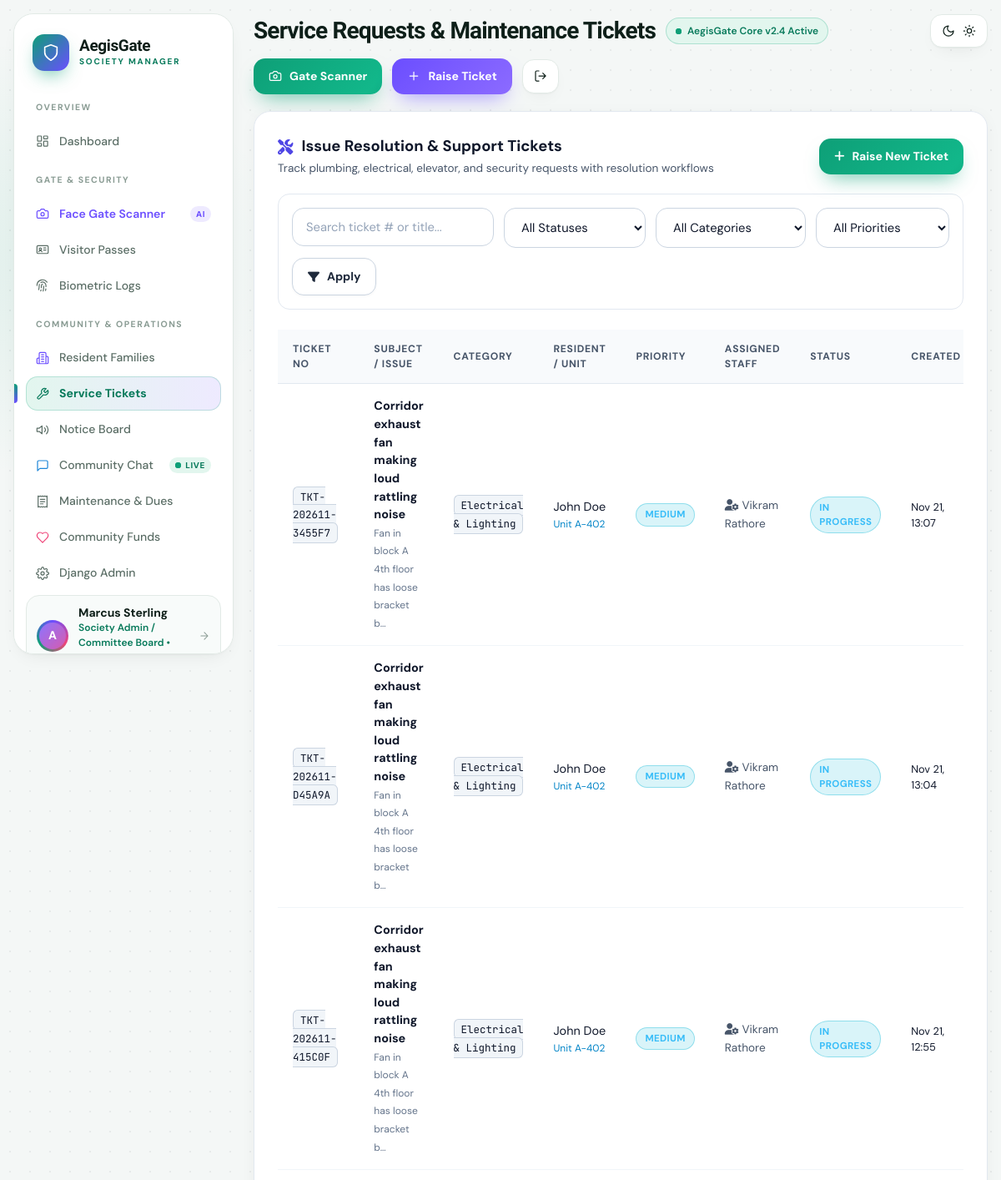
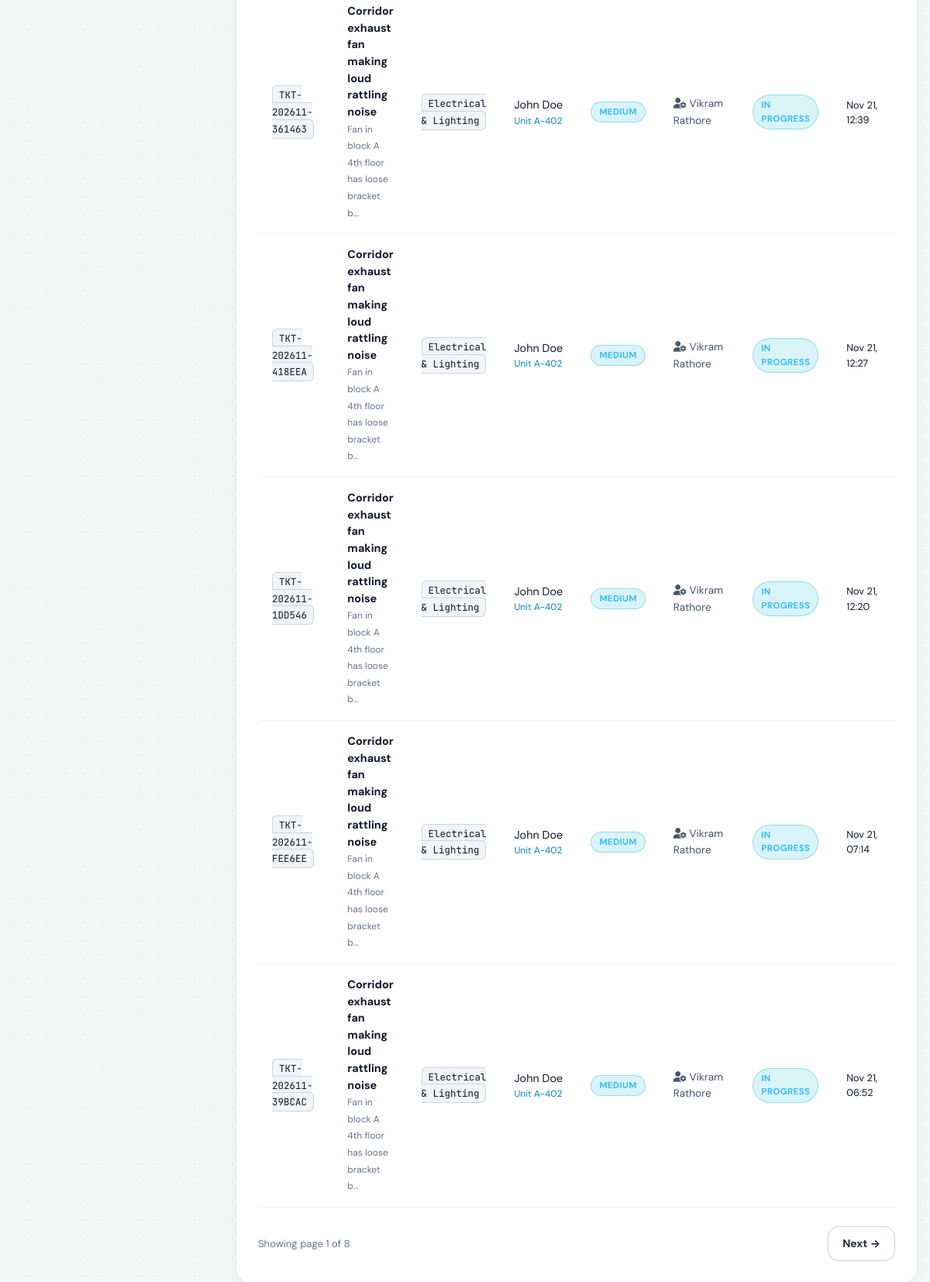
The app's page /tickets/ (signed in), older data (2 pictures, top to bottom).
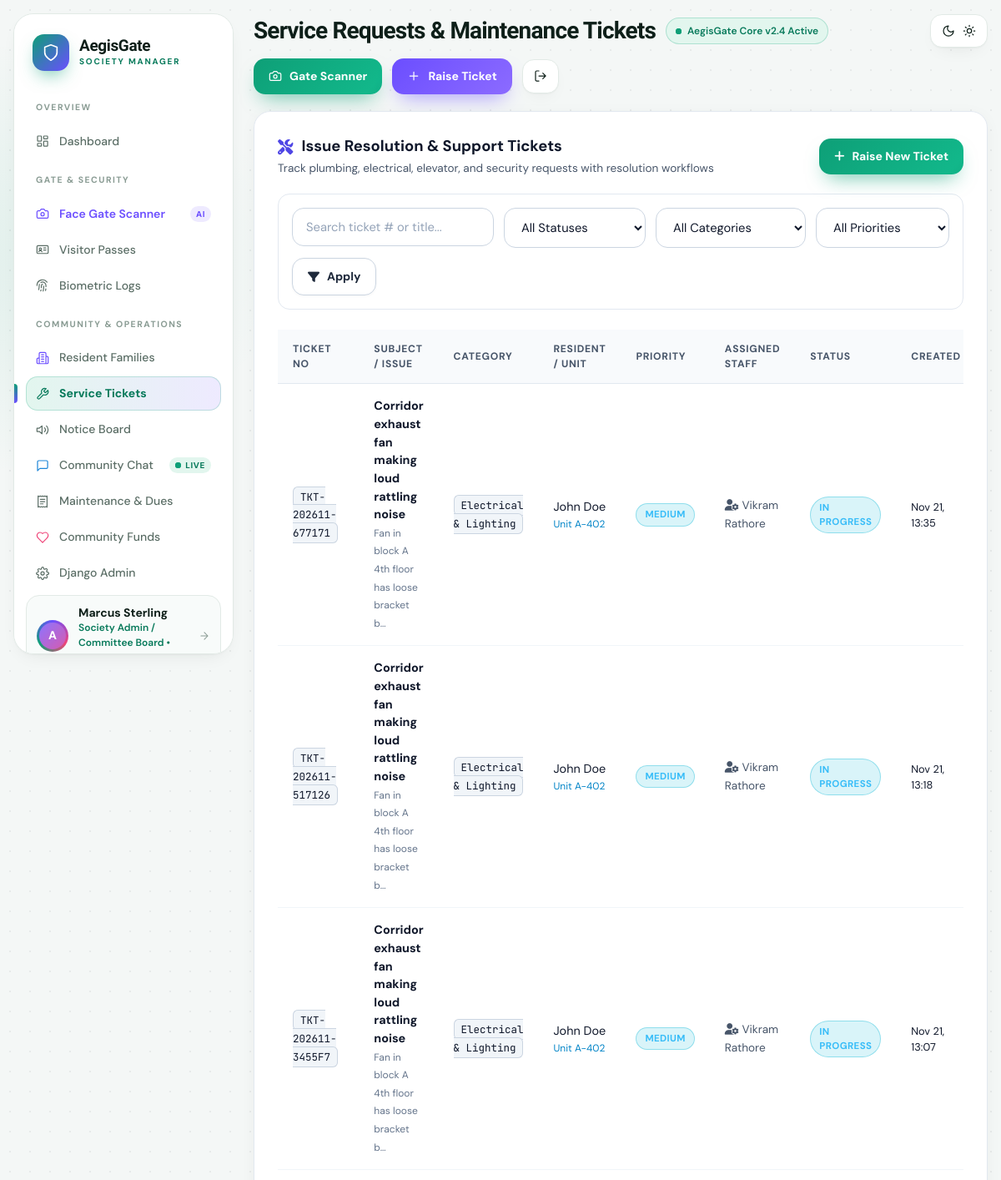
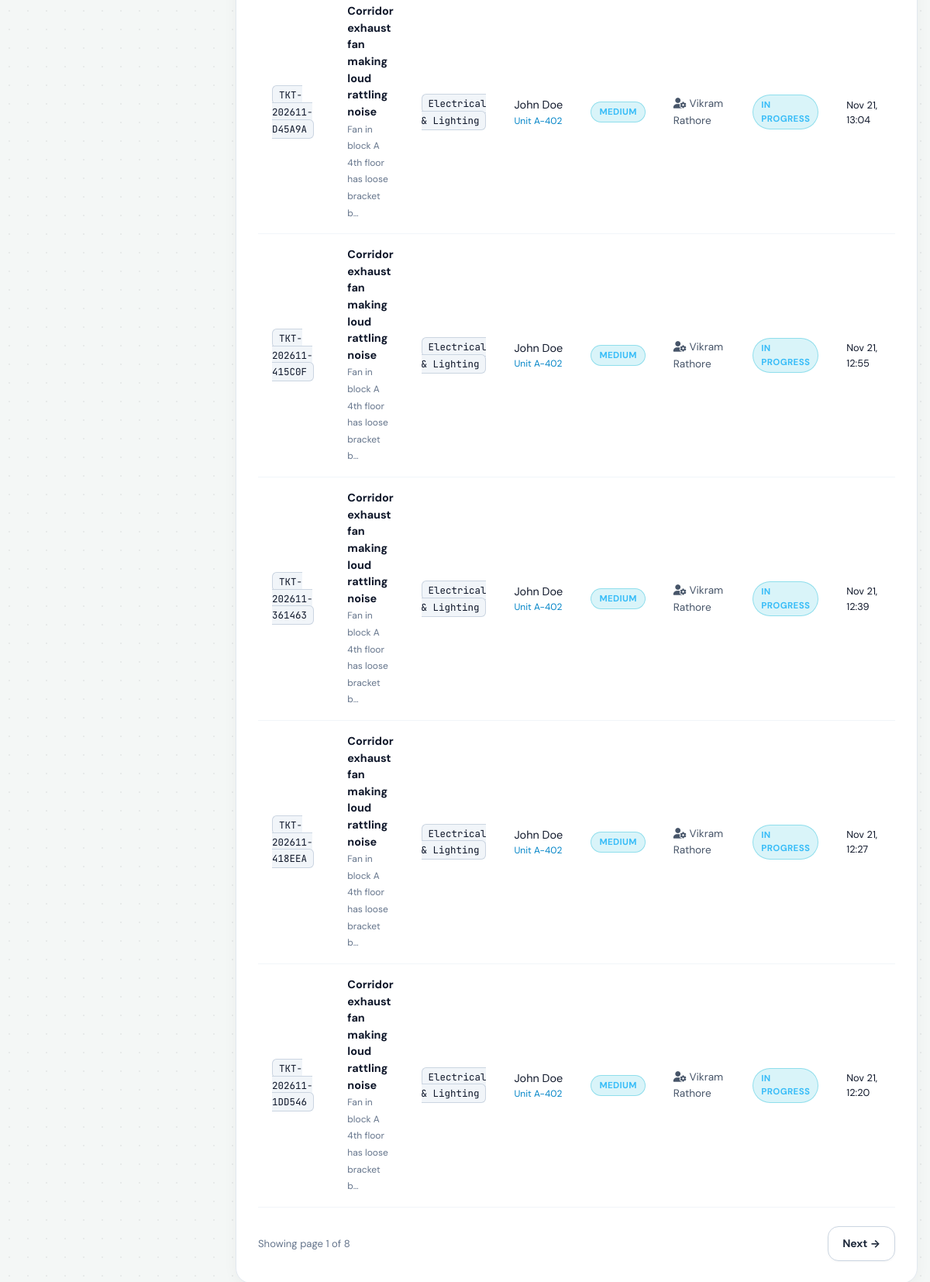
The same page, newer data (2 pictures, top to bottom).
### society_app/models.py (models this page shows, shortened)
class ComplaintTicket(models.Model):
    CATEGORY_CHOICES = (
        ('PLUMBING', 'Plumbing & Water Supply'),
        ('ELECTRICAL', 'Electrical & Lighting'),
        ('ELEVATOR', 'Lift & Elevator'),
        ('SECURITY', 'Security & Parking'),
        ('CLEANLINESS', 'Sanitation & Housekeeping'),
        ('NOISE', 'Noise & Disturbance'),
        ('OTHER', 'General Maintenance'),
    )
    PRIORITY_CHOICES = (
        ('LOW', 'Low'),
        ('MEDIUM', 'Medium'),
        ('HIGH', 'High'),
        ('URGENT', 'Urgent Emergency'),
    )
    STATUS_CHOICES = (
        ('OPEN', 'Open'),
        ('IN_PROGRESS', 'In Progress'),
        ('RESOLVED', 'Resolved'),
        ('CLOSED', 'Closed'),
    )
    ticket_number = models.CharField(max_length=30, unique=True, editable=False)
    resident = models.ForeignKey(settings.AUTH_USER_MODEL, on_delete=models.CASCADE, related_name='complaints')
    title = models.CharField(max_length=200)
    description = models.TextField()
    category = models.CharField(max_length=30, choices=CATEGORY_CHOICES, default='OTHER')
    priority = models.CharField(max_length=20, choices=PRIORITY_CHOICES, default='MEDIUM')
    status = models.CharField(max_length=20, choices=STATUS_CHOICES, default='OPEN')
    attachment = models.ImageField(upload_to='complaints/', blank=True, null=True)
    assigned_staff = models.ForeignKey(
        settings.AUTH_USER_MODEL, on_delete=models.SET_NULL, null=True, blank=True, related_name='assigned_tasks'
    )
    resolution_notes = models.TextField(blank=True, default='')
    created_at = models.DateTimeField(auto_now_add=True)
    resolved_at = models.DateTimeField(blank=True, null=True)
    class Meta:
        ordering = ['-created_at']

class User(AbstractUser):
    ROLE_CHOICES = (
        ('ADMIN', 'Society Admin / Committee Board'),
        ('STAFF', 'Security Gate Officer / Facility Staff'),
        ('RESIDENT', 'Resident Member'),
    )
    role = models.CharField(max_length=20, choices=ROLE_CHOICES, default='RESIDENT')
    phone_number = models.CharField(max_length=20, blank=True)
    flat_number = models.CharField(max_length=20, blank=True, help_text="e.g. A-402")
    block_tower = models.CharField(max_length=50, blank=True, help_text="e.g. Tower 1 / Emerald Block")
    family_members_count = models.PositiveIntegerField(
        default=1,
        blank=True,
        null=True,
        help_text="Total number of family members residing in this unit"
    )
    family_details = models.TextField(
        blank=True,
        default='',
        help_text="Family members description with names and ages (e.g. Jane Doe - Age 34, Tommy Doe - Age 8)"
    )
    lives_here = models.BooleanField(
        default=True,
        help_text="Specifies whether staff/resident lives on premises"
    )
    avatar = models.ImageField(upload_to='avatars/', blank=True, null=True)
    face_photo = models.ImageField(upload_to='face_profiles/', blank=True, null=True, help_text="Reference face photo for gate recognition")
    face_encoding = models.TextField(blank=True, null=True, help_text="Serialized facial feature descriptor")
    vehicle_number = models.CharField(max_length=30, blank=True, help_text="e.g. KA-01-MJ-4521")
    emergency_contact = models.CharField(max_length=50, blank=True)
    is_verified_resident = models.BooleanField(default=True)
    google_id = models.CharField(max_length=150, blank=True, null=True, help_text="Google OAuth UID/Sub")
    google_avatar_url = models.URLField(max_length=500, blank=True, null=True)
    is_google_verified = models.BooleanField(default=False)
    @property
    def is_admin_role(self):
        return self.role == 'ADMIN' or self.is_superuser

### society_app/views.py (the view)
# urls.py: path('tickets/', views.ticket_list_view, name='ticket_list'),
@login_required
def ticket_list_view(request):
    user = request.user
    status_filter = request.GET.get('status')
    category_filter = request.GET.get('category')
    priority_filter = request.GET.get('priority')
    search = request.GET.get('q')
    if user.is_admin_role or user.is_staff_role:
        tickets = ComplaintTicket.objects.all()
    else:
        tickets = ComplaintTicket.objects.filter(resident=user)
    if status_filter:
        tickets = tickets.filter(status=status_filter)
    if category_filter:
        tickets = tickets.filter(category=category_filter)
    if priority_filter:
        tickets = tickets.filter(priority=priority_filter)
    if search:
        tickets = tickets.filter(Q(title__icontains=search) | Q(ticket_number__icontains=search) | Q(description__icontains=search))
    paginator = Paginator(tickets, 8)
    page_number = request.GET.get('page')
    page_obj = paginator.get_page(page_number)
    return render(request, 'tickets/list.html', {
        'page_obj': page_obj,
        'status_filter': status_filter,
        'category_filter': category_filter,
        'priority_filter': priority_filter,
        'search': search,
        'categories': ComplaintTicket.CATEGORY_CHOICES,
        'priorities': ComplaintTicket.PRIORITY_CHOICES,
        'statuses': ComplaintTicket.STATUS_CHOICES,
    })

### society_app/context_processors.py (called while the page is built)
def google_auth_settings(request):
    return {
        'GOOGLE_CLIENT_ID': getattr(settings, 'GOOGLE_CLIENT_ID', ''),
        'google_verified_user': request.session.get('google_user'),
    }

### templates/tickets/list.html (shortened to what the changed rows need)
{% extends 'base.html' %}
{% block page_title %}Service Requests & Maintenance Tickets{% endblock %}
{% block content %}
<div class="glass-panel" style="padding: 28px;">
  <div class="table-responsive">
    <table class="glass-table">
      <thead>
        <tr>
          <th>Ticket No</th>
          <th>Subject / Issue</th>
          <th>Category</th>
          <th>Resident / Unit</th>
          <th>Priority</th>
          <th>Assigned Staff</th>
          <th>Status</th>
          <th>Created</th>
        </tr>
      </thead>
      <tbody>
        {% for t in page_obj %}
        <tr>
          <td>
            <a href="{% url 'ticket_detail' t.id %}" class="badge-code" style="color: var(--accent-cyan); text-decoration: none;">
              {{ t.ticket_number }}
            </a>
          </td>
          <td>
            <div style="font-weight: 700;">{{ t.title }}</div>
            <small style="color: var(--text-dim);">{{ t.description|truncatechars:45 }}</small>
          </td>
          <td><span class="badge-code">{{ t.get_category_display }}</span></td>
          <td>
            {{ t.resident.get_full_name|default:t.resident.username }}
            {% if t.resident.flat_number %}
            <div style="font-size: 0.75rem; color: var(--accent-cyan);">Unit {{ t.resident.flat_number }}</div>
            {% endif %}
          </td>
          <td>
            <span class="badge {% if t.priority == 'URGENT' %}badge-urgent{% elif t.priority == 'HIGH' %}badge-open{% else %}badge-progress{% endif %}">
              {{ t.get_priority_display }}
            </span>
          </td>
          <td>
            {% if t.assigned_staff %}
              <span style="font-size: 0.85rem; color: var(--text-muted);"><i class="fa-solid fa-user-gear"></i> {{ t.assigned_staff.get_full_name|default:t.assigned_staff.username }}</span>
            {% else %}
              <span style="color: var(--text-dim); font-size: 0.8rem;">Unassigned</span>
            {% endif %}
          </td>
          <td>
            <span class="badge {% if t.status == 'RESOLVED' or t.status == 'CLOSED' %}badge-resolved{% elif t.status == 'IN_PROGRESS' %}badge-progress{% else %}badge-open{% endif %}">
              {{ t.get_status_display }}
            </span>
          </td>
          <td style="color: var(--text-dim); font-size: 0.8rem;">{{ t.created_at|date:"M d, H:i" }}</td>
        </tr>
        {% empty %}
        <tr>
          <td colspan="9" style="text-align: center; color: var(--text-dim); padding: 36px 0;">
            No tickets match your filter criteria.
          </td>
        </tr>
        {% endfor %}
      </tbody>
    </table>
  </div>
</div>
{% endblock %}

Row changes from the older to the newer data that the page shows:
no longer on this page (row unchanged): ComplaintTicket: ticket_number "TKT-202611-FEE6EE", title "Corridor exhaust fan making loud rattling noise", description "Fan in block A 4th floor has loose bracket b…", category "Electrical & Lighting", resident.get_full_name "John Doe", resident.flat_number "A-402", priority "MEDIUM", assigned_staff.get_full_name "Vikram Rathore", status "IN PROGRESS", created_at "Nov 21, 07:14"
no longer on this page (row unchanged): ComplaintTicket: ticket_number "TKT-202611-39BCAC", title "Corridor exhaust fan making loud rattling noise", description "Fan in block A 4th floor has loose bracket b…", category "Electrical & Lighting", resident.get_full_name "John Doe", resident.flat_number "A-402", priority "MEDIUM", assigned_staff.get_full_name "Vikram Rathore", status "IN PROGRESS", created_at "Nov 21, 06:52"
added ComplaintTicket: ticket_number "TKT-202611-677171", title "Corridor exhaust fan making loud rattling noise", description "Fan in block A 4th floor has loose bracket b…", category "Electrical & Lighting", resident.get_full_name "John Doe", resident.flat_number "A-402", priority "MEDIUM", assigned_staff.get_full_name "Vikram Rathore", status "IN PROGRESS", created_at "Nov 21, 13:35"
added ComplaintTicket: ticket_number "TKT-202611-517126", title "Corridor exhaust fan making loud rattling noise", description "Fan in block A 4th floor has loose bracket b…", category "Electrical & Lighting", resident.get_full_name "John Doe", resident.flat_number "A-402", priority "MEDIUM", assigned_staff.get_full_name "Vikram Rathore", status "IN PROGRESS", created_at "Nov 21, 13:18"
